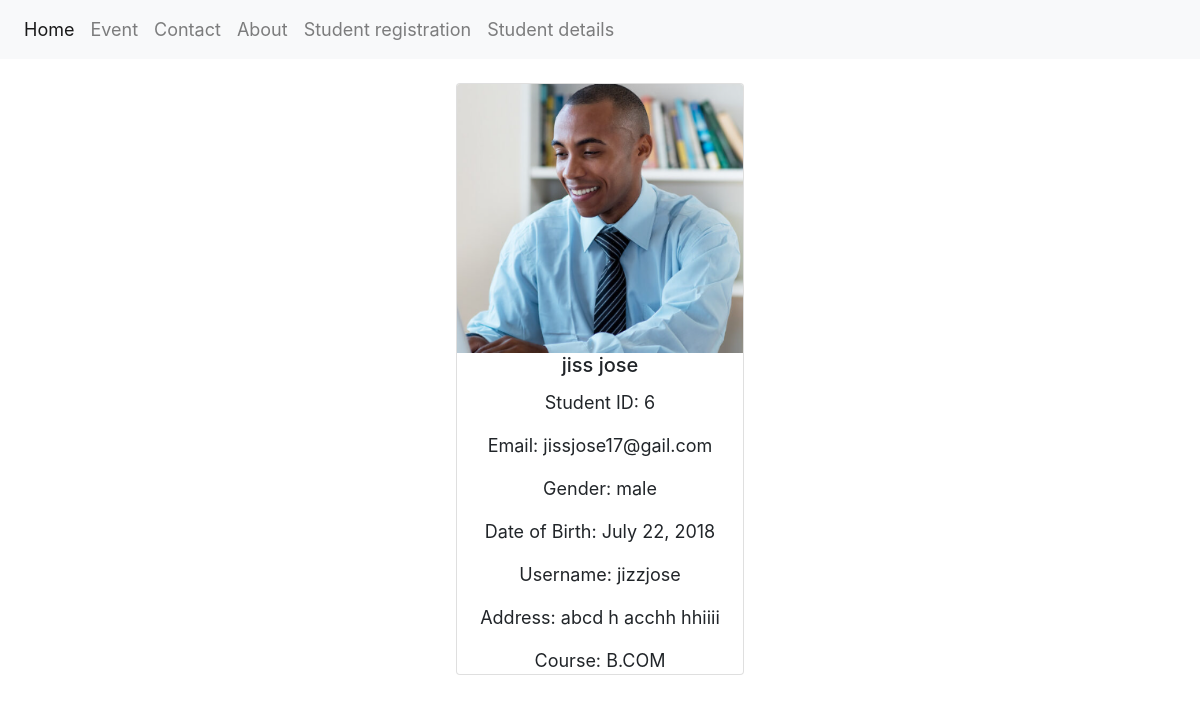
Page /profile/6 on the committed database.
### clg_app/models.py (models this page shows)
class studentform(models.Model):
    studentfname=models.CharField(max_length=50)
    studentlname=models.CharField(max_length=50)
    studentnumber=models.IntegerField()
    studentemail=models.EmailField()
    studentgender=models.CharField(max_length=50)
    studentdob=models.DateField()
    studentusername=models.CharField(max_length=50)
    studentpassword=models.IntegerField()
    studentaddress=models.CharField(max_length=50)
    studentcourse=models.CharField(max_length=50)
    studentimage=models.ImageField(upload_to='image/')

### clg_app/views.py (the view)
# urls.py: path('profile/<int:data>',views.profile,name='profile'),
def profile(request,data):
    pro=studentform.objects.get(id=data)
    return render(request,'profile.html',{'show':pro})

### clg_app/templates/profile.html (shortened to what this page needs)
<!DOCTYPE html>
<html lang="en">
<head>
    <link rel="stylesheet" href="https://cdn.jsdelivr.net/npm/bootstrap@4.0.0/dist/css/bootstrap.min.css">
</head>
<body>
    <nav class="navbar navbar-expand-lg navbar-light bg-light" >
        <div class="collapse navbar-collapse" id="navbarNav">
          <ul class="navbar-nav">
            <li class="nav-item active">
              <a class="nav-link" href="{% url 'homepage' %}">Home</a>
            </li>
            <li class="nav-item">
              <a class="nav-link" href="{% url 'eventpage' %}">Event</a>
            </li>
            <li class="nav-item">
              <a class="nav-link" href="{% url 'contactpage' %}">Contact</a>
            </li>
            <li class="nav-item">
              <a class="nav-link" href="{% url 'aboutpage' %}">About</a>
            </li>
            <li class="nav-item">
              <a class="nav-link" href="{% url 'registerpage' %}">Student registration</a>
            </li>
            <li class="nav-item">
              <a class="nav-link" href="{% url 'show_students' %}">Student details</a>
            </li>
          </ul>
        </div>
      </nav>
      <br>
      <section >
        <div class="card" style="width: 18rem;">
             <img class="card-img-top" src="{{show.studentimage.url}}" alt="Card image cap" >
              <h5 class="card-title">{{ show.studentfname }} {{ show.studentlname }}</h5>
              <p class="card-text">Student ID: {{ show.id }}</p>
              <p class="card-text">Email: {{ show.studentemail }}</p>
              <p class="card-text">Gender: {{ show.studentgender }}</p>
              <p class="card-text">Date of Birth: {{ show.studentdob }}</p>
              <p class="card-text">Username: {{ show.studentusername }}</p>
              <p class="card-text">Address: {{ show.studentaddress }}</p>
              <p class="card-text">Course: {{ show.studentcourse }}</p>
      </div>
      </section>
</body>
</html>

### clg_app/templates/profile.html (style rules this page uses)
a { font-size: large; }
.card { margin: 0 auto; float: none; margin-bottom: 10px; text-align: center; font-size: large; }

### rows in the picture
studentform: studentimage (picture), studentfname "jiss", studentlname "jose", id "6", studentemail "jissjose17@gail.com", studentgender "male", studentdob "July 22, 2018", studentusername "jizzjose", studentaddress "abcd h acchh hhiiii", studentcourse "B.COM"
